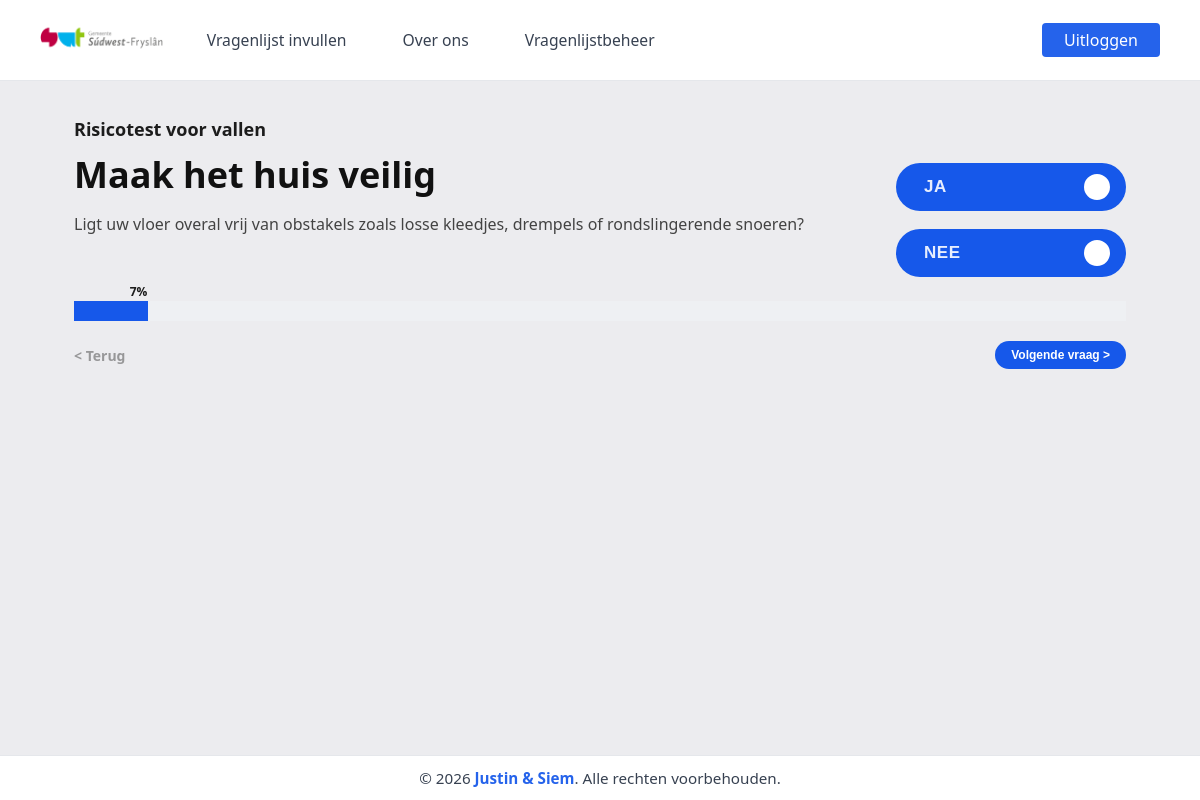
Page /vragen/ (signed in) on the committed database.
### home/models.py (models this page shows, shortened)
class Vragen(models.Model):
	categorie = models.CharField(max_length=80, blank=True, default="")
	emoji = models.CharField(max_length=16, blank=True, default="")
	vraag = models.CharField(max_length=255)
	extra_info = models.CharField(max_length=255, blank=True)
	weging = models.IntegerField(default=0)
	weging_nee = models.IntegerField(default=0)
	volgorde = models.IntegerField()

### vragen/views.py (the view, shortened to what this page needs)
# urls.py: path('', views.index, name='index'),
def index(request):
    if request.GET.get("opnieuw") == "1":
        request.session.pop(SESSION_KEY_VOLTOOID, None)
        request.session.pop(SESSION_KEY_ANTWOORDEN, None)
    vragen_lijst = list(Vragen.objects.order_by("volgorde", "id"))
    totaal = len(vragen_lijst)
    huidige_index = _parse_index(request.GET.get("stap"), totaal)
    huidige_vraag = vragen_lijst[huidige_index]
    extra_info_regels = [
        regel.strip()
        for regel in (huidige_vraag.extra_info or "").splitlines()
        if regel.strip()
    ]
    extra_info_intro = extra_info_regels[0] if extra_info_regels else ""
    extra_info_subtitel = extra_info_regels[1] if len(extra_info_regels) > 1 else ""
    extra_info_punten = [
        regel.lstrip("-• ").strip()
        for regel in extra_info_regels[2:]
        if regel.lstrip("-• ").strip()
    ]
    foutmelding = ""
    antwoorden = _haal_antwoorden_op(request)
    is_klaar = request.GET.get("klaar") == "1"
    voortgang = int(((huidige_index + 1) / totaal) * 100)
    bestaand_antwoord = antwoorden.get(str(huidige_vraag.id))
    gekozen_keuze = ""
    if bestaand_antwoord is True:
        gekozen_keuze = "ja"
    elif bestaand_antwoord is False and str(huidige_vraag.id) in antwoorden:
        gekozen_keuze = "nee"
    return render(
        request,
        "vragen/vragen.html",
        {
            "heeft_vragen": True,
            "vraag": huidige_vraag,
            "extra_info_intro": extra_info_intro,
            "extra_info_subtitel": extra_info_subtitel,
            "extra_info_punten": extra_info_punten,
            "stap": huidige_index + 1,
            "totaal": totaal,
            "voortgang": voortgang,
            "kan_terug": huidige_index > 0,
            "terug_stap": huidige_index - 1,
            "is_laatste": huidige_index == totaal - 1,
            "is_klaar": is_klaar,
            "gekozen_keuze": gekozen_keuze,
            "foutmelding": foutmelding,
        },
    )

### vragen/views.py (called while the page is built, shortened)
def _parse_index(raw_value: str, total: int) -> int:
    try:
        value = int(raw_value)
    except (TypeError, ValueError):
        value = 0
    if total <= 0:
        return 0
    return max(0, min(value, total - 1))

def _haal_antwoorden_op(request) -> dict[str, bool]:
    opgeslagen = request.session.get(SESSION_KEY_ANTWOORDEN, {})
    if isinstance(opgeslagen, dict):
        return {str(vraag_id): bool(antwoord) for vraag_id, antwoord in opgeslagen.items()}

### vragen/templates/vragen/vragen.html (shortened to what this page needs)
{% extends 'base.html' %} {% load static %}  {% block extra_head %}
<link rel="stylesheet" href="{% static 'vragen/vragen.css' %}" />
{% endblock %} {% block content %}
<main class="vragen-wrap">
  <section class="vragen-card" aria-label="Risicotest voor vallen">
    {% if not heeft_vragen %}
    <p class="vragen-label">Risicotest voor vallen</p>
    <h1>Risicotest voor vallen</h1>
    <p class="vragen-step">Er staan nog geen vragen in de database.</p>
    {% else %}
    <p class="vragen-label">Risicotest voor vallen</p>
    <div class="vragen-body">
      <div class="vraag-blok">
        <h2>{{ vraag.vraag }}</h2>
        {% if extra_info_intro %}
        <p class="vraag-info">{{ extra_info_intro }}</p>
        {% endif %}
      </div>
      <form
        method="post"
        class="keuze-form"
        aria-label="Kies ja of nee"
        id="vragen-form"
      >
        <button
          class="btn-keuze {% if gekozen_keuze == 'ja' %}is-selected{% endif %}"
          type="button"
          data-keuze="ja"
          aria-pressed="{% if gekozen_keuze == 'ja' %}true{% else %}false{% endif %}"
        >
          JA
          <span class="btn-icon" aria-hidden="true"></span>
        </button>
        <button
          class="btn-keuze {% if gekozen_keuze == 'nee' %}is-selected{% endif %}"
          type="button"
          data-keuze="nee"
          aria-pressed="{% if gekozen_keuze == 'nee' %}true{% else %}false{% endif %}"
        >
          NEE
          <span class="btn-icon" aria-hidden="true"></span>
        </button>
      </form>
    </div>
    <div class="progress" aria-hidden="true">
      <div class="progress-bar" style="width: {{ voortgang }}%"></div>
      <span class="progress-label" style="left: calc({{ voortgang }}% - 18px)"
        >{{ voortgang }}%</span
      >
    </div>
    <div class="vragen-nav">
      {% if kan_terug %}
      <a class="link-nav" href="/vragen/?stap={{ terug_stap }}">&lt; Terug</a>
      {% else %}
      <span class="link-nav" aria-hidden="true">&lt; Terug</span>
      {% endif %}
      <button class="btn-nav" type="submit" form="vragen-form">
        Volgende vraag &gt;
      </button>
    </div>
    {% endif %}
  </section>
</main>
{% endblock %}

### vragen/static/vragen/vragen.css (style rules this page uses)
:root { --vragen-bg: #ececef; --vragen-card: transparent; --vragen-text: #111111; --vragen-blue: #1658ea; --vragen-blue-darker: #1847c0; --vragen-track: #eef0f3; --vragen-muted: #595959; }
* { box-sizing: border-box; }
body { background: var(--vragen-bg); color: var(--vragen-text); font-family: "Segoe UI", Tahoma, sans-serif; }
.vragen-wrap { min-height: 100%; padding: 20px 0 0; display: grid; place-items: center; }
.vragen-card { width: 100%; max-width: 1120px; background: var(--vragen-card); border-radius: 0; padding: 16px 34px 0; display: grid; grid-template-rows: auto 1fr auto auto; row-gap: 14px; align-items: start; }
.vragen-label { margin: 0; color: #1c1c1c; font-size: 18px; font-weight: 700; }
.vragen-body { grid-column: 1 / -1; display: grid; grid-template-columns: minmax(0, 1fr) 230px; gap: 48px; align-items: start; }
.vraag-blok h2 { margin: 0 0 18px; font-size: clamp(28px, 3vw, 38px); line-height: 1.1; font-weight: 800; max-width: 760px; }
.vraag-info, .vraag-subinfo { margin: 0; font-size: 16px; line-height: 1.45; color: #434343; max-width: 900px; }
.keuze-form { display: grid; gap: 18px; justify-items: stretch; align-content: start; padding-top: 8px; }
.btn-keuze { display: flex; align-items: center; justify-content: space-between; gap: 14px; border: 0; border-radius: 999px; background: var(--vragen-blue); color: rgba(255, 255, 255, 0.9); font-size: 17px; font-weight: 600; letter-spacing: 0.03em; cursor: pointer; min-height: 48px; padding: 0 16px 0 28px; transition: background-color 0.2s ease, transform 0.15s ease; }
.btn-icon { display: inline-flex; align-items: center; justify-content: center; width: 26px; height: 26px; border-radius: 50%; border: 3px solid #ffffff; line-height: 1; flex: 0 0 auto; background: #ffffff; }
.btn-keuze:not(.is-selected) .btn-icon { background: #ffffff; }
.progress { grid-column: 1 / -1; width: 100%; height: 20px; border-radius: 0; background: var(--vragen-track); overflow: visible; margin: 10px 0 0; position: relative; }
.progress-bar { height: 100%; background: var(--vragen-blue); transition: width 0.25s ease; }
.progress-label { position: absolute; top: -18px; font-size: 12px; color: #1c1c1c; font-weight: 600; white-space: nowrap; z-index: 1; }
.vragen-nav { grid-column: 1 / -1; display: flex; align-items: center; justify-content: space-between; gap: 12px; padding: 6px 0 0; }
.link-nav { text-decoration: none; color: #444; font-weight: 600; font-size: 14px; }
.btn-nav { display: inline-flex; align-items: center; justify-content: center; text-decoration: none; background: var(--vragen-blue); color: #fff; min-height: 28px; border: 0; padding: 0 16px; border-radius: 999px; font-weight: 600; font-size: 12px; cursor: pointer; }
.link-nav[aria-hidden="true"] { opacity: 0.5; }

### templates/base.html (style rules this page uses)
body { margin: 0; }
.site-shell { min-height: 100vh; display: flex; flex-direction: column; }

### rows in the picture
Vragen: vraag "Maak het huis veilig", extra_info "Ligt uw vloer overal vrij van obstakels zoals losse kleedjes, drempels of rondslingerende snoeren?"

### other values in the picture
{{ voortgang }} "7"
